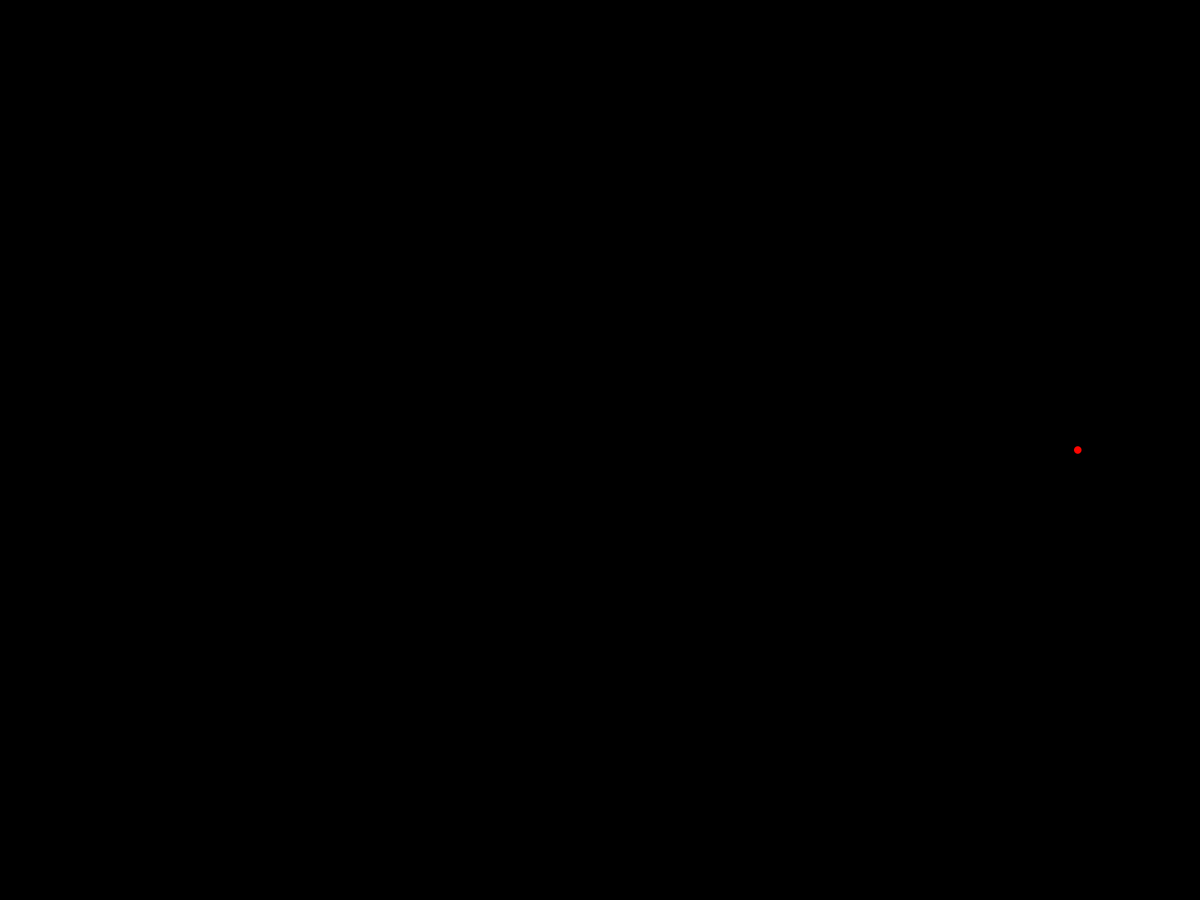
Frame 1 (no input)
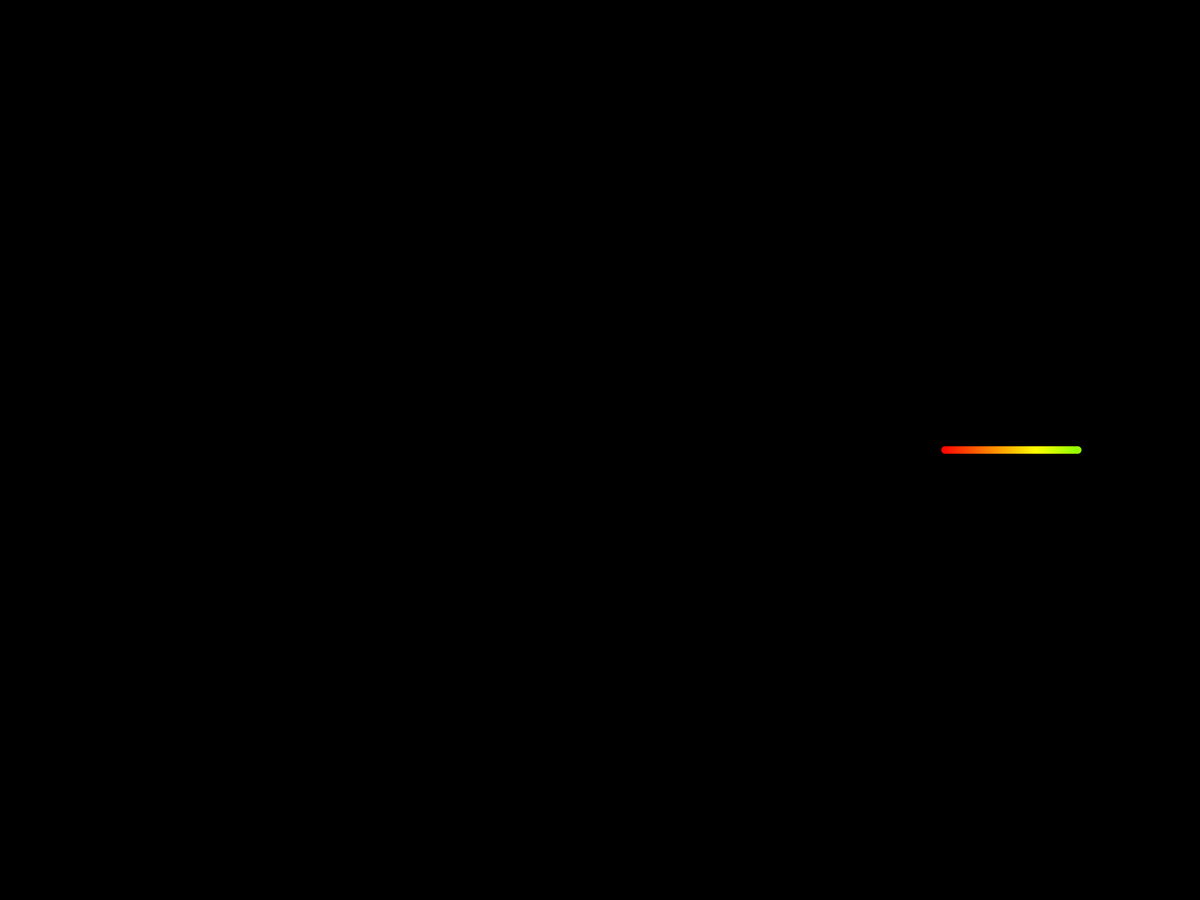
Frame 60 (the mouse pressed at the canvas centre just before this capture)
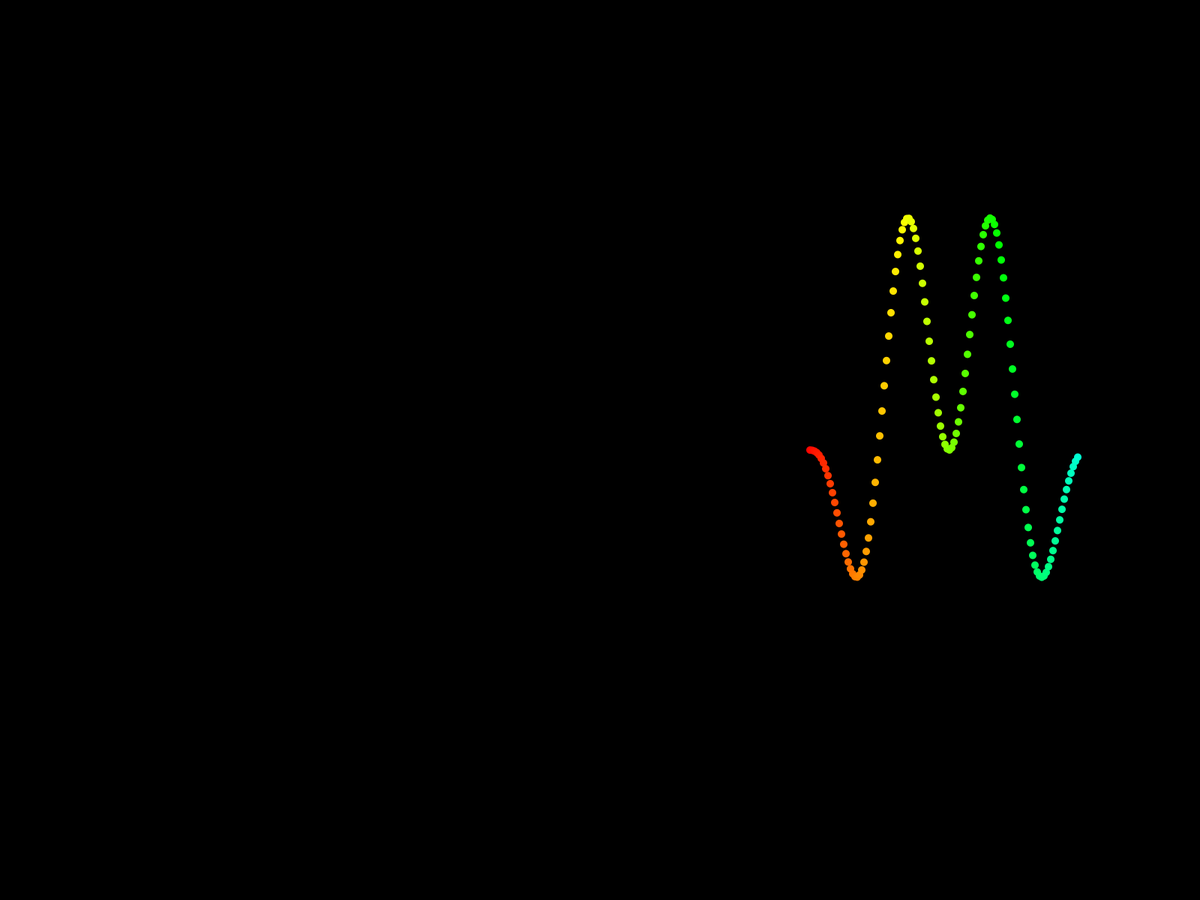
Frame 120 (the mouse held since frame 60 and released just before this capture)

The Processing sketch that drew these frames (run headless with seeded random() and noise(); from frame 60 on, the mouse is pressed at the canvas centre):

// Processing sketch: SineWave
// ── SineWave.pde
float x = 0;
float y = 0;
float m = 0;
float i = 0;

class Dot {
  public float x;
  public float y;
  public float c;
  
  Dot(float x,float y, float c) {
    this.x = x;
    this.y = y;
    this.c = c;
  }
  
  void display() {
    fill(c,255,255);
    ellipse(x,height/2 + y*((float)3 * ((float)mouseY/height)),10,10);
  }
}

ArrayList<Dot> dots = new ArrayList<Dot>();

void setup() {
  fullScreen();
  x=width*0.9;
  noStroke();
  noCursor();
  colorMode(HSB);
  
}

void draw() {
  background(0);
  m++;
  
  //i+=64;
  i+=1;
  if (i>255) {i -=255;}
  dots.add(new Dot(x,300*sin(m/40)*sin(m/20)*sin(m/10),i));

  /*
  i+=63.75;
  if (i>255) {i -=255;}
  dots.add(new Dot(x,300*cos(m*0.03)+height/2,i));
  
  i+=63.75;
  if (i>255) {i -=255;}
  dots.add(new Dot(x,300*-sin(m*0.03)+height/2,i));
  
  i+=63.75;
  if (i>255) {i -=255;}
  dots.add(new Dot(x,300*-cos(m*0.03)+height/2,i));
  */
  
  
  for (int i = 0; i < dots.size(); i++) {
    Dot dot = dots.get(i);
    dot.x-=3;
    dot.display();
  }

}
